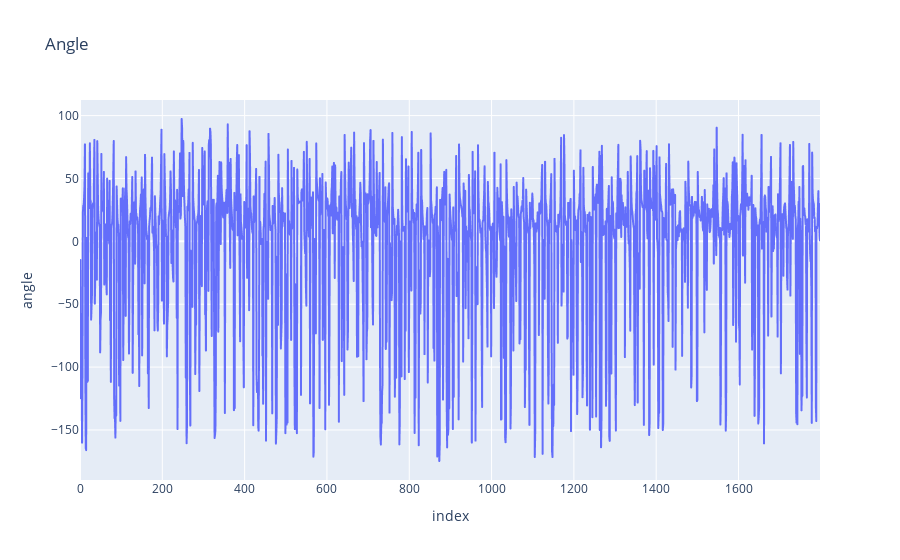

This figure's notebook cell:
### Markdown cell above
### Winkel Verlauf

### Code cell
import pandas as pd
import plotly.express as px
import matplotlib as mpl
df["angle"]

fig_knee = px.line(df, y="angle", title='Angle')

fig_knee.show()

### Figure 1 — Plotly figure (JSON) as saved in the notebook; plotly's stock layout.template omitted (floating-point values rounded to 4 significant figures; data arrays with more than 128 entries replaced by an {"elided": "..."} marker saying what was removed)
{"data": [{"hovertemplate": "index=%{x}<br>angle=%{y}<extra></extra>", "legendgroup": "", "line": {"color": "#636efa", "dash": "solid"}, "marker": {"symbol": "circle"}, "mode": "lines", "name": "", "showlegend": false, "type": "scattergl", "x": {"elided": "1799 int values"}, "xaxis": "x", "y": {"elided": "1799 float values"}, "yaxis": "y"}], "layout": {"legend": {"tracegroupgap": 0}, "title": {"text": "Angle"}, "xaxis": {"anchor": "y", "domain": [0, 1], "title": {"text": "index"}}, "yaxis": {"anchor": "x", "domain": [0, 1], "title": {"text": "angle"}}}}
